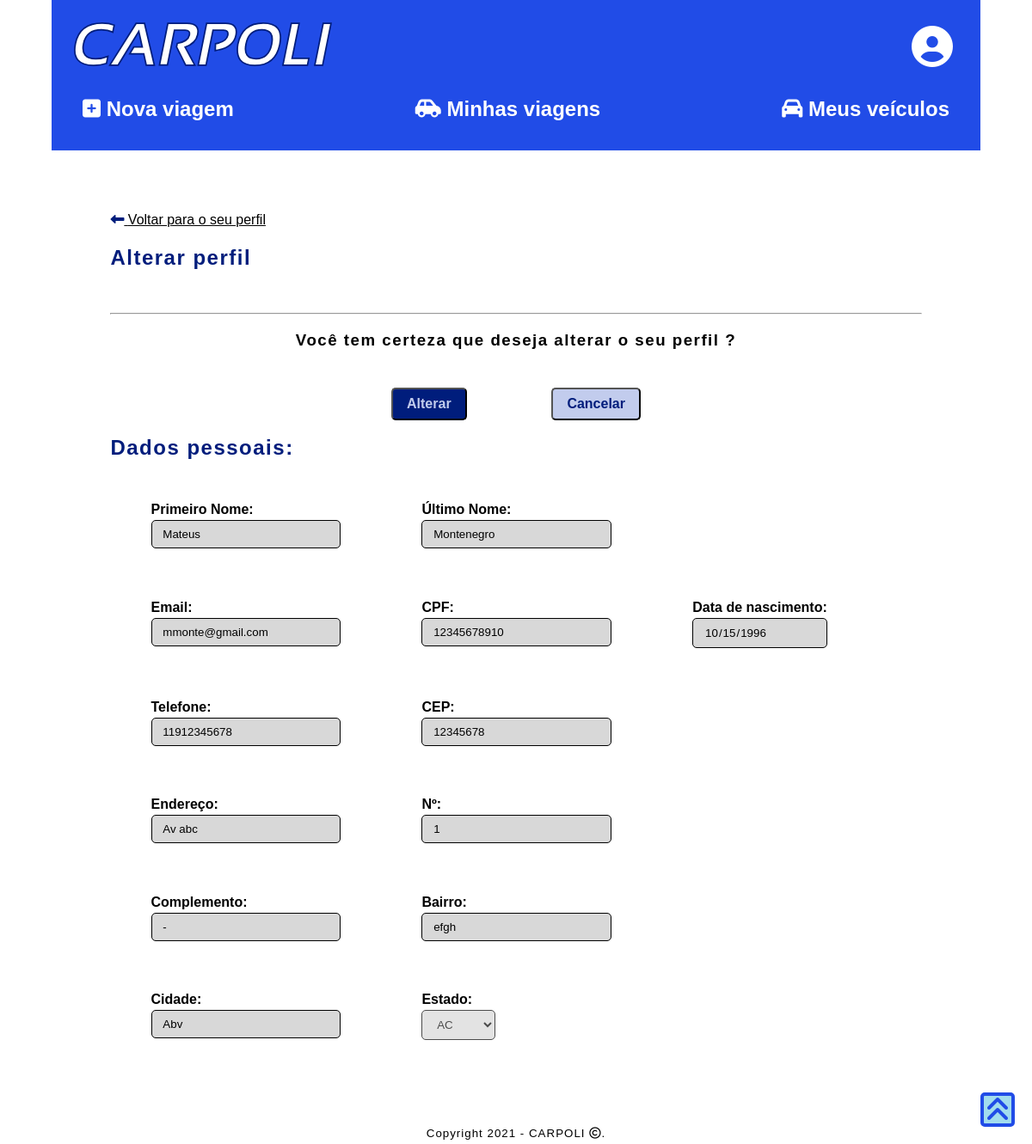
/perfil/alterar/confirma (signed in), run on the app's committed database.
### caronas/models.py (models this page shows, shortened)
class Profile(models.Model):
    user = models.OneToOneField(User, on_delete=models.CASCADE)
    nascimento = models.DateField()
    cpf = models.CharField(max_length=11, unique=True)
    telefone = models.CharField(max_length=11)
    cep = models.CharField(max_length=8)
    estado = models.CharField(max_length=50)
    cidade = models.CharField(max_length=50)
    endereco = models.CharField(max_length=255)
    bairro = models.CharField(max_length=255)
    num_residencia = models.CharField(max_length=8)
    complemento = models.CharField(max_length=50, null=True, default="-")
    is_condutor = models.BooleanField(default=False)
    is_passageiro = models.BooleanField(default=False)
    is_admin = models.BooleanField(default=False)
    status = models.ForeignKey(Status, on_delete=models.CASCADE)

### accounts/views.py (the view, shortened to what this page needs)
# urls.py: path('perfil/alterar/confirma', views.perfil_update_confirma, name='perfil_update_confirma'),
@login_required
def perfil_update_confirma(request):
    user=request.user
    Usu=get_object_or_404(Profile, user=request.user)
    Estados=['AC', 'AL', 'AP', 'AM', 'BA', 'CE', 'DF', 'ES', 'GO',
               'MA', 'MT', 'MS', 'MG', 'PA', 'PB', 'PR', 'PE', 'PI',
               'RJ', 'RN', 'RS', 'RO', 'RR', 'SC', 'SP', 'SE', 'TO']
    if request.method == 'POST':
        user.save()
        Usu.save()
        return HttpResponseRedirect(reverse('perfil'))
    if Usu.is_condutor:
        context = {'Ext':"base_condutor.html",'Usuario': Usu,'Estados':Estados}
    elif Usu.is_admin:
        context = {'Ext':"base_admin.html",'Usuario': Usu,'Estados':Estados}
    else:
        context = {'Ext':"base_passageiro.html",'Usuario': Usu,'Estados':Estados}
    return render(request, 'accounts/profile_update_confirma.html', context)

### accounts/templates/accounts/profile_update_confirma.html (shortened to what this page needs)
{% extends Ext %}
{% block content %}
<div class="div_main">
    <a href="{% url 'perfil'%}">
        <i class="fas fa-long-arrow-alt-left"></i>
        Voltar para o seu perfil
    </a>
    <p><h2>Alterar perfil</h2></p>
    <br>
    <hr>
    <form action="{% url 'perfil_update_confirma'%}" method="post">
        <b><h3><center>
            Você tem certeza que deseja alterar o seu perfil ?
        </center></h3></b>
        <br>
        <center>
            <button type="submit">Alterar</button>
            <a  href="{% url 'perfil_update' %}"><button type="button" id="btn_secundario">Cancelar</button></a>
        </center>
    </form>
    <h2>Dados pessoais:</h2>
    <div class="div_container">
        <div class="div_container">
            <div class="div_subcont">
                <b>Primeiro Nome:</b>
                <br>
                <input type="text" value="{{Usuario.user.first_name}}"  maxlength="50" disabled/>
            </div>
            <div class="div_subcont">
                <b>Último Nome:</b>
                <br>
                <input type="text" value="{{Usuario.user.last_name}}" maxlength="50" disabled/>
            </div>
            <div class="div_subcont">
                <b>Email:</b>
                <br>
                <input type="text" value="{{Usuario.user.email}}" maxlength="50" disabled/>
            </div>
            <div class="div_subcont">
                <b>CPF:</b>
                <br>
                <input type="text" value="{{Usuario.cpf}}" maxlength="11" disabled/>
            </div>
            <div class="div_subcont">
                <b>Data de nascimento:</b>
                <br>
                <input type="date" value="{{Usuario.nascimento|date:"Y-m-d"}}" disabled/>
            </div>
            <div class="div_subcont">
                <b>Telefone:</b>
                <br>
                <input type="text" value="{{Usuario.telefone}}" maxlength="11" disabled/>
            </div>
            <div class="div_subcont">
                <b>CEP:</b>
                <br>
                <input type="text" value="{{Usuario.cep}}" maxlength="8" disabled/>
            </div>
            <div class="div_subcont">
                <b>Endereço:</b>
                <br>
                <input type="text" value="{{Usuario.endereco}}" maxlength="255" disabled/>
            </div>
            <div class="div_subcont">
                <b>Nº:</b>
                <br>
                <input type="text" value="{{Usuario.num_residencia}}" maxlength="8" disabled/>
            </div>
            <div class="div_subcont">
                <b>Complemento:</b>
                <br>
                <input type="text" value="{{Usuario.complemento}}" maxlength="50" disabled/>
            </div>
            <div class="div_subcont">
                <b>Bairro:</b>
                <br>
                <input type="text" value="{{Usuario.bairro}}" maxlength="255" disabled/>
            </div>
            <div class="div_subcont">
                <b>Cidade:</b>
                <br>
                <input type="text" value="{{Usuario.cidade}}" maxlength="50" disabled/>
            </div>
            <div class="div_subcont">
                <b>Estado:</b>
                <br>
                <select disabled>
                    {% for estado in Estados %}
                        {%if estado in Usuario.estado%}
                            <option value="{{estado}}" selected>{{estado}}</option>
                        {%else%}
                            <option value="{{estado}}">{{estado}}</option>
                        {%endif%}
                    {% endfor %}
                </select>
            </div>
        </div>
    </div>
</div>
{% endblock content %}

### static/style.css (style rules this page uses)
:root { --primary-color: #000000; --secondary-color: #001d7c; --terciary-color: #A2DCEE; --primary-background: #ffffff; --secondary-background: #214CE7; --terciary-background: #C2CCED; font-size: 16px; line-height: 1.5em; }
* { font-family:'Trebuchet MS', 'Lucida Sans Unicode', 'Lucida Grande', 'Lucida Sans', Arial, sans-serif; color: var(--primary-color); box-sizing: border-box; }
.div_main { padding: 5%; }
.div_container { max-width: 100%; display: flex; flex-direction: row; flex-wrap: wrap; }
.div_subcont { min-width:min-content; padding-left: 2%; padding-right: 2%; justify-content: center; margin: 3%; }
html { background-color: var(--primary-background); height: 100%; scroll-behavior: smooth; }
body { background-color: var(--primary-background); display: flex; flex-direction: column; padding: 0; margin:0; border:0; }
h1, h2, h3 { color: var(--secondary-color); letter-spacing: 1.5px; text-align: left; }
input, textarea, select { display: block; width: 100%; max-width: 500px; border: 1px solid var(--secondary-background); border-radius: 5px; background-color: rgba(200, 200, 200, .4); margin-right: 1rem; padding: 0.5rem 0.8rem; }
input[disabled], select[disabled] { display: block; width: 100%; max-width: 500px; border: 1px solid black; border-radius: 5px; background-color: rgba(200, 200, 200, .7); margin-right: 1rem; padding: 0.5rem 0.8rem; color:black; }
button { background-color: var(--secondary-color); color: var(--terciary-background); border-radius: 5px; font-size: medium; font-weight: bold; padding: 0.5rem 1rem; }
#btn_secundario { background-color: var(--terciary-background); color: var(--secondary-color); margin-left: 10%; }
.fas { color: var(--secondary-color); }

### data on the page
Profile: user.first_name "Mateus", user.last_name "Montenegro", user.email "mmonte@gmail.com", cpf "12345678910", nascimento "10/15/1996", telefone "11912345678", cep "12345678", endereco "Av abc", num_residencia "1", complemento "-", bairro "efgh", cidade "Abv", estado "AC"
